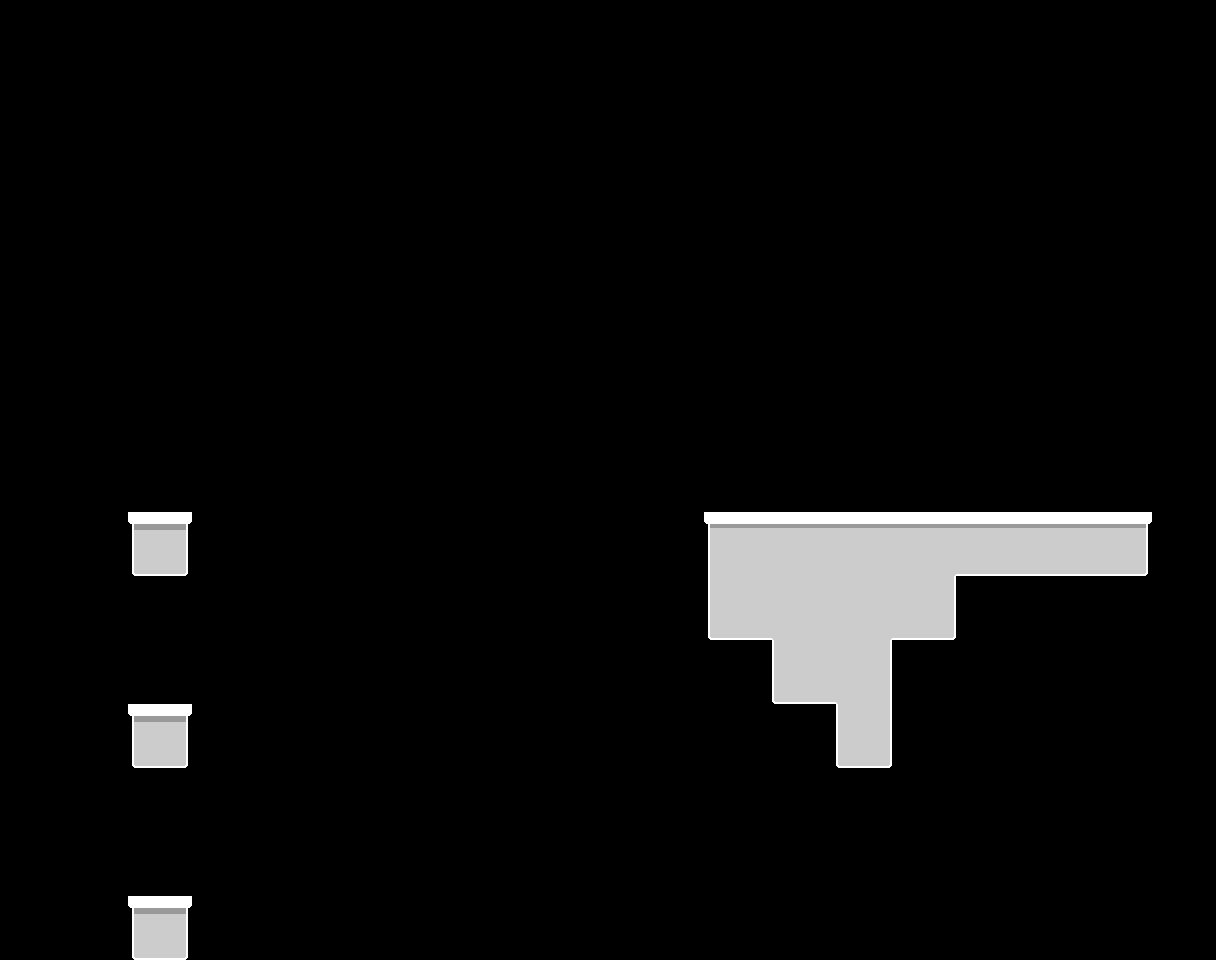

The image is a tile-based game level rendered from a .tmx file. Its description and complete source (layers, tilesets, objects, tile grids) follow:
An orthogonal 19x15 tile map with 64x64 px tiles, 2 tile layers (foreground, corrections) and 9 objects (player, groovy_spinning_thingy).

<map version="1.0" orientation="orthogonal" renderorder="right-down" width="19" height="15" tilewidth="64" tileheight="64" nextobjectid="311">
 <tileset firstgid="1" name="tiles" tilewidth="64" tileheight="64" spacing="1" margin="1" tilecount="225" columns="15">
  <image source="tiles.png" width="976" height="975" />
 </tileset>
 <objectgroup name="bodies">
  <properties>
   <property name="layer" type="int" value="5" />
  </properties>
  <object id="298" name="player" type="player" gid="2" x="128" y="896" width="64" height="64">
   <properties>
    <property name="layer" type="int" value="6" />
   </properties>
  </object>
  <object id="299" x="128" y="512" width="64" height="64" />
  <object id="301" x="128" y="704" width="64" height="64" />
  <object id="302" x="128" y="896" width="64" height="64" />
  <object id="303" type="groovy_spinning_thingy" gid="24" x="960" y="320" width="64" height="64" />
  <object id="307" x="704" y="512" width="448" height="64" />
  <object id="308" x="704" y="576" width="256" height="64" />
  <object id="309" x="768" y="640" width="128" height="64" />
  <object id="310" x="832" y="704" width="64" height="64" />
 </objectgroup>
 <layer name="foreground" width="19" height="15">
  <properties>
   <property name="color_type" value="primary" />
   <property name="layer" type="int" value="7" />
  </properties>
  <data encoding="csv">
0,0,0,0,0,0,0,0,0,0,0,0,0,0,0,0,0,0,0,
0,0,0,0,0,0,0,0,0,0,0,0,0,0,0,0,0,0,0,
0,0,0,0,0,0,0,0,0,0,0,0,0,0,0,0,0,0,0,
0,0,0,0,0,0,0,0,0,0,0,0,0,0,0,0,0,0,0,
0,0,0,0,0,0,0,0,0,0,0,0,0,0,0,0,0,0,0,
0,0,0,0,0,0,0,0,0,0,0,0,0,0,0,0,0,0,0,
0,0,0,0,0,0,0,0,0,0,0,0,0,0,0,0,0,0,0,
0,0,0,0,0,0,0,0,0,0,0,0,0,0,0,0,0,0,0,
0,0,49,0,0,0,0,0,0,0,0,16,17,17,17,2,2,3,0,
0,0,0,0,0,0,0,0,0,0,0,46,32,32,48,0,0,0,0,
0,0,0,0,0,0,0,0,0,0,0,0,46,33,0,0,0,0,0,
0,0,49,0,0,0,0,0,0,0,0,0,0,34,0,0,0,0,0,
0,0,0,0,0,0,0,0,0,0,0,0,0,0,0,0,0,0,0,
0,0,0,0,0,0,0,0,0,0,0,0,0,0,0,0,0,0,0,
0,0,49,0,0,0,0,0,0,0,0,0,0,0,0,0,0,0,0
</data>
 </layer>
 <layer name="corrections" width="19" height="15">
  <properties>
   <property name="layer" type="int" value="8" />
  </properties>
  <data encoding="csv">
0,0,0,0,0,0,0,0,0,0,0,0,0,0,0,0,0,0,0,
0,0,0,0,0,0,0,0,0,0,0,0,0,0,0,0,0,0,0,
0,0,0,0,0,0,0,0,0,0,0,0,0,0,0,0,0,0,0,
0,0,0,0,0,0,0,0,0,0,0,0,0,0,0,0,0,0,0,
0,0,0,0,0,0,0,0,0,0,0,0,0,0,0,0,0,0,0,
0,0,0,0,0,0,0,0,0,0,0,0,0,0,0,0,0,0,0,
0,0,0,0,0,0,0,0,0,0,0,0,0,0,0,0,0,0,0,
0,0,0,0,0,0,0,0,0,0,0,0,0,0,0,0,0,0,0,
0,0,0,0,0,0,0,0,0,0,0,0,0,0,26,0,0,0,0,
0,0,0,0,0,0,0,0,0,0,0,0,25,26,0,0,0,0,0,
0,0,0,0,0,0,0,0,0,0,0,0,0,25,0,0,0,0,0,
0,0,0,0,0,0,0,0,0,0,0,0,0,0,0,0,0,0,0,
0,0,0,0,0,0,0,0,0,0,0,0,0,0,0,0,0,0,0,
0,0,0,0,0,0,0,0,0,0,0,0,0,0,0,0,0,0,0,
0,0,0,0,0,0,0,0,0,0,0,0,0,0,0,0,0,0,0
</data>
 </layer>
</map>
